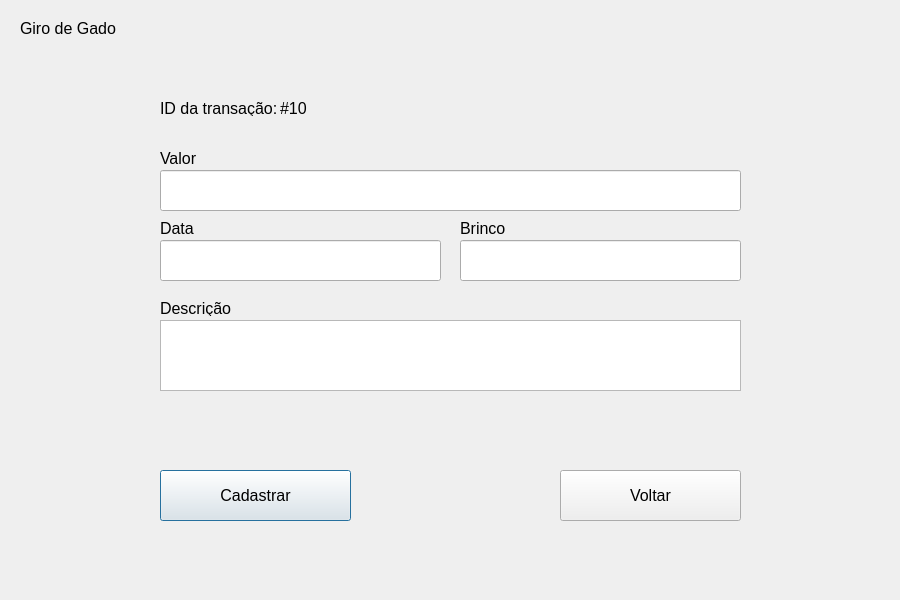
<?xml version="1.0" encoding="UTF-8"?>
<ui version="4.0">
 <class>FinancialRecordScreen</class>
 <widget class="QDialog" name="FinancialRecordScreen">
  <property name="geometry">
   <rect>
    <x>0</x>
    <y>0</y>
    <width>900</width>
    <height>600</height>
   </rect>
  </property>
  <property name="windowTitle">
   <string>Tela de Cadastro Financeiro</string>
  </property>
  <widget class="QPushButton" name="registerButton">
   <property name="geometry">
    <rect>
     <x>160</x>
     <y>470</y>
     <width>191</width>
     <height>51</height>
    </rect>
   </property>
   <property name="font">
    <font>
     <pointsize>12</pointsize>
    </font>
   </property>
   <property name="text">
    <string>Cadastrar</string>
   </property>
  </widget>
  <widget class="QLineEdit" name="inputEarring">
   <property name="geometry">
    <rect>
     <x>460</x>
     <y>240</y>
     <width>281</width>
     <height>41</height>
    </rect>
   </property>
   <property name="font">
    <font>
     <pointsize>12</pointsize>
    </font>
   </property>
  </widget>
  <widget class="QLineEdit" name="inputPrice">
   <property name="geometry">
    <rect>
     <x>160</x>
     <y>170</y>
     <width>581</width>
     <height>41</height>
    </rect>
   </property>
   <property name="font">
    <font>
     <pointsize>12</pointsize>
    </font>
   </property>
  </widget>
  <widget class="QLabel" name="labelDate">
   <property name="geometry">
    <rect>
     <x>160</x>
     <y>220</y>
     <width>111</width>
     <height>16</height>
    </rect>
   </property>
   <property name="font">
    <font>
     <pointsize>12</pointsize>
    </font>
   </property>
   <property name="text">
    <string>Data</string>
   </property>
  </widget>
  <widget class="QPushButton" name="backButton">
   <property name="geometry">
    <rect>
     <x>560</x>
     <y>470</y>
     <width>181</width>
     <height>51</height>
    </rect>
   </property>
   <property name="font">
    <font>
     <pointsize>12</pointsize>
    </font>
   </property>
   <property name="text">
    <string>Voltar</string>
   </property>
  </widget>
  <widget class="QLineEdit" name="inputDate">
   <property name="geometry">
    <rect>
     <x>160</x>
     <y>240</y>
     <width>281</width>
     <height>41</height>
    </rect>
   </property>
   <property name="font">
    <font>
     <pointsize>12</pointsize>
    </font>
   </property>
  </widget>
  <widget class="QLabel" name="labelPrice">
   <property name="geometry">
    <rect>
     <x>160</x>
     <y>150</y>
     <width>121</width>
     <height>16</height>
    </rect>
   </property>
   <property name="font">
    <font>
     <pointsize>12</pointsize>
    </font>
   </property>
   <property name="text">
    <string>Valor</string>
   </property>
  </widget>
  <widget class="QLabel" name="labelTitle">
   <property name="geometry">
    <rect>
     <x>20</x>
     <y>20</y>
     <width>101</width>
     <height>16</height>
    </rect>
   </property>
   <property name="font">
    <font>
     <pointsize>12</pointsize>
    </font>
   </property>
   <property name="text">
    <string>Giro de Gado</string>
   </property>
  </widget>
  <widget class="QLabel" name="labelTransaction">
   <property name="geometry">
    <rect>
     <x>160</x>
     <y>100</y>
     <width>141</width>
     <height>16</height>
    </rect>
   </property>
   <property name="font">
    <font>
     <pointsize>12</pointsize>
    </font>
   </property>
   <property name="text">
    <string>ID da transação: </string>
   </property>
  </widget>
  <widget class="QLabel" name="labelEarring">
   <property name="geometry">
    <rect>
     <x>460</x>
     <y>220</y>
     <width>61</width>
     <height>16</height>
    </rect>
   </property>
   <property name="font">
    <font>
     <pointsize>12</pointsize>
    </font>
   </property>
   <property name="text">
    <string>Brinco</string>
   </property>
  </widget>
  <widget class="QTextEdit" name="inputDescription">
   <property name="geometry">
    <rect>
     <x>160</x>
     <y>320</y>
     <width>581</width>
     <height>71</height>
    </rect>
   </property>
   <property name="font">
    <font>
     <pointsize>12</pointsize>
    </font>
   </property>
  </widget>
  <widget class="QLabel" name="labelDescription">
   <property name="geometry">
    <rect>
     <x>160</x>
     <y>300</y>
     <width>111</width>
     <height>16</height>
    </rect>
   </property>
   <property name="font">
    <font>
     <pointsize>12</pointsize>
    </font>
   </property>
   <property name="text">
    <string>Descrição</string>
   </property>
  </widget>
  <widget class="QLabel" name="labelIdTransaction">
   <property name="geometry">
    <rect>
     <x>280</x>
     <y>100</y>
     <width>71</width>
     <height>16</height>
    </rect>
   </property>
   <property name="font">
    <font>
     <pointsize>12</pointsize>
    </font>
   </property>
   <property name="text">
    <string>#10</string>
   </property>
  </widget>
 </widget>
 <resources/>
 <connections/>
</ui>
